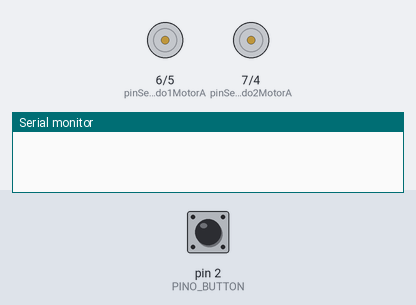
The sketch below on a simulated Arduino Uno, built with avr-gcc and run on an emulated ATmega328P. On the bench: motor-driver pin pairs drawn as motors (green arrow = first pin HIGH = forward, orange = second pin HIGH = backward, longer = more drive), the last lines printed to the serial monitor. Inputs (shaded band) come from the test bench; at power-on: pin 2 (PINO_BUTTON) HIGH.

Above: at 4.3 s.
4.4 s: pin 2 (PINO_BUTTON) pulsed LOW 5 times (0.12 s each, 0.3 s apart)
At 7.1 s:
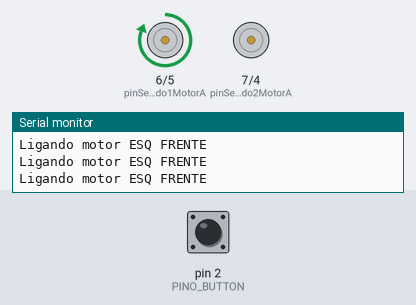
7.5 s: pin 2 (PINO_BUTTON) pulled LOW for 1 s
At 8.3 s:
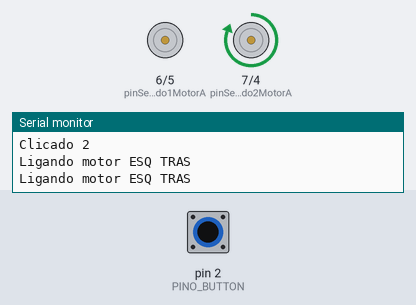
10.0 s: pin 2 (PINO_BUTTON) pulled LOW for 0.15 s
At 10.3 s:
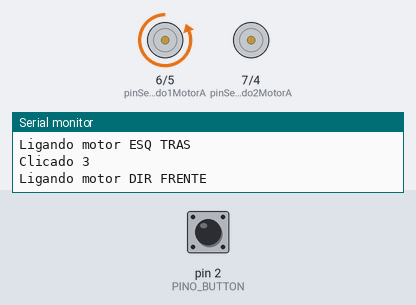
11.6 s: pin 2 (PINO_BUTTON) pulled LOW for 3.2 s
At 13.0 s:
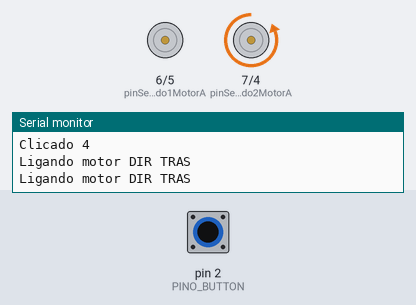
Timing chart, 0 to 14.6 s (numbered marks = the images above; inputs shaded):
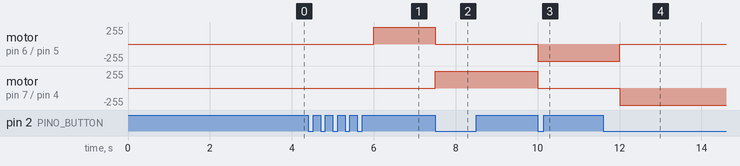

Measured:
- after the input at 4.4 s, motor on pin 6 (pinSentido1MotorA) / pin 5 (pinSentido1MotorB): stopped → forward 255/255 after 1.6 s
- after the input at 7.5 s, motor on pin 6 (pinSentido1MotorA) / pin 5 (pinSentido1MotorB): forward 255/255 → stopped at once; motor on pin 7 (pinSentido2MotorA) / pin 4 (pinSentido2MotorB): stopped → forward 255/255 at once
- after the input at 10.0 s, motor on pin 6 (pinSentido1MotorA) / pin 5 (pinSentido1MotorB): stopped → backward 255/255 at once; motor on pin 7 (pinSentido2MotorA) / pin 4 (pinSentido2MotorB): forward 255/255 → stopped at once
- after the input at 11.6 s, motor on pin 6 (pinSentido1MotorA) / pin 5 (pinSentido1MotorB): backward 255/255 → stopped after 0.40 s; motor on pin 7 (pinSentido2MotorA) / pin 4 (pinSentido2MotorB): stopped → backward 255/255 after 0.40 s

The sketch:

tank.ino
```cpp
const int pinSentido1MotorA = 6;
const int pinSentido2MotorA = 7;

const int pinSentido1MotorB = 5;
const int pinSentido2MotorB = 4;

const int PINO_BUTTON = 2;

long lastclicked = 0;
long startSystem = 0;

byte motor = 0 ; //0==OFF, 1==ESQ+, 2==ESQ-, 3==DIR+, 4==DIR-

void setup() {
  long now = millis();
  startSystem = now;

  Serial.begin(9600);

  pinMode(pinSentido1MotorA, OUTPUT);
  pinMode(pinSentido2MotorA, OUTPUT);
  pinMode(pinSentido1MotorB, OUTPUT);
  pinMode(pinSentido2MotorB, OUTPUT);


  pinMode(PINO_BUTTON, INPUT_PULLUP);

  //attachInterrupt(digitalPinToInterrupt( PINO_BUTTON), onClick, RISING);// chama a funçao zerocross quando mudar de estado high-low
  attachInterrupt(digitalPinToInterrupt( PINO_BUTTON), onClick, FALLING  );// chama a funçao zerocross quando mudar de estado high-low


}


void onClick()  {

  long now = millis();

 if((lastclicked + 1000)>now)
  {
    return;
  }

  lastclicked = now;

  motor = motor + 1;

  if(motor == 5 )
  {
     motor = 0;
  }

  Serial.print("Clicado ");

  Serial.println(motor);

}

void loop() {

    long now = millis();

   if((startSystem +5000)>now)
    {
      motor = 0;
      return;
    }


      if(motor==0)
      {
         Serial.println("Desligando motores");
         digitalWrite(pinSentido1MotorA, LOW);
         digitalWrite(pinSentido2MotorA, LOW);

         digitalWrite(pinSentido1MotorB, LOW);
         digitalWrite(pinSentido2MotorB, LOW);
      }
      else if(motor==1)
      {
         Serial.println("Ligando motor ESQ FRENTE");
         digitalWrite(pinSentido1MotorA, HIGH);
         digitalWrite(pinSentido2MotorA, LOW);

         digitalWrite(pinSentido1MotorB, LOW);
         digitalWrite(pinSentido2MotorB, LOW);

      }
      else if(motor==2)
      {
        Serial.println("Ligando motor ESQ TRAS");
         digitalWrite(pinSentido1MotorA, LOW);
         digitalWrite(pinSentido2MotorA, HIGH);

         digitalWrite(pinSentido1MotorB, LOW);
         digitalWrite(pinSentido2MotorB, LOW);

      }
      else if(motor==3)
      {
        Serial.println("Ligando motor DIR FRENTE");
         digitalWrite(pinSentido1MotorA, LOW);
         digitalWrite(pinSentido2MotorA, LOW);

         digitalWrite(pinSentido1MotorB, HIGH);
         digitalWrite(pinSentido2MotorB, LOW);
      }
      else if(motor==4)
      {
        Serial.println("Ligando motor DIR TRAS");
         digitalWrite(pinSentido1MotorA, LOW);
         digitalWrite(pinSentido2MotorA, LOW);

         digitalWrite(pinSentido1MotorB, LOW);
         digitalWrite(pinSentido2MotorB, HIGH);

      }


  delay(500);
}
```
